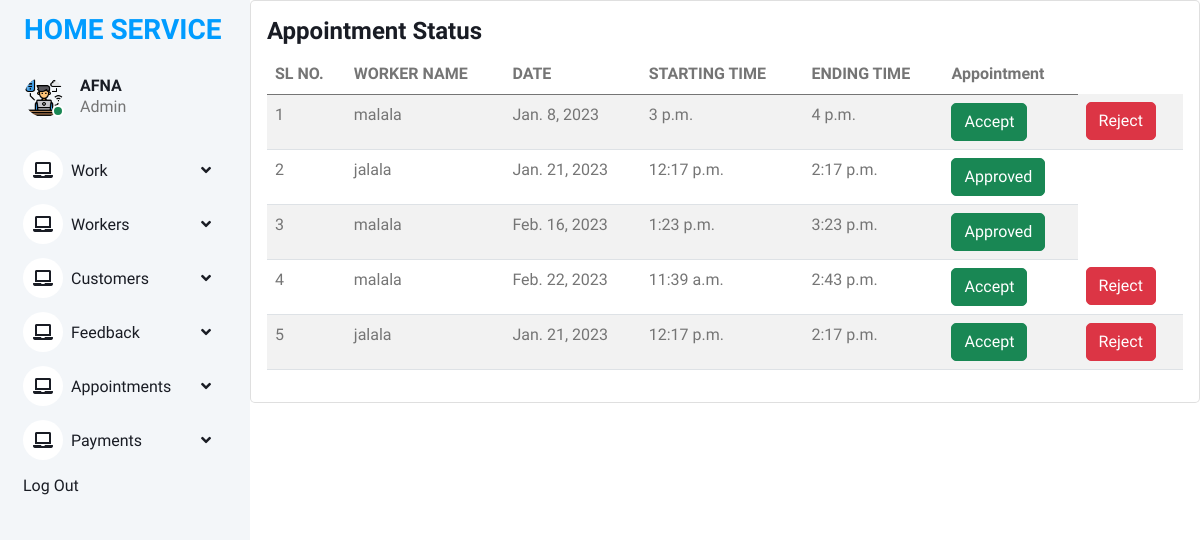
Page /admin_view_appointment (signed in) on the committed database.
### online_home_service_app/models.py (models this page shows)
class Take_Appointment(models.Model):
    user = models.ForeignKey(Register, on_delete=models.CASCADE)
    schedule = models.ForeignKey(Schedule, on_delete=models.CASCADE)
    status = models.IntegerField(default=0)

class Schedule(models.Model):
    worker = models.ForeignKey(Register1, on_delete=models.CASCADE)
    date = models.DateField()
    start_time = models.TimeField()
    end_time = models.TimeField()

class Register1(models.Model):
    user = models.ForeignKey(Login,on_delete=models.CASCADE)
    name = models.CharField(max_length=100)
    profile_pic = models.FileField(upload_to='profilepic/')
    address = models.CharField(max_length=100)
    mobile = models.CharField(max_length=10)
    email = models.EmailField()
    work_type = models.ForeignKey(work,on_delete=models.CASCADE)
    def __str__(self):
        return self.name

### online_home_service_app/views.py (the view)
# urls.py: path("admin_view_appointment", views.admin_view_appointment, name="admin_view_appointment"),
@login_required(login_url = 'logout')
def admin_view_appointment(request):
    a = Take_Appointment.objects.all()
    return render(request,"admin/admin_view_appointment.html",{"a":a})

### templates/admin/admin_view_appointment.html (shortened to what this page needs)
{% extends 'admin/admin base.html' %}
{% load crispy_forms_tags %}
{% block content %}
<div class="col-lg-18 grid-margin stretch-card">
              <div class="card">
                <div class="card-body">
                  <h4 class="card-title">Appointment Status</h4>
                  <div class="table-responsive">
                    <table class="table table-striped">
                      <thead>
                        <tr>
                          <th>SL NO.</th>
                          <th>WORKER NAME</th>
                          <th>DATE</th>
                          <th>STARTING TIME</th>
                          <th>ENDING TIME</th>
                          <th>Appointment</th>
                        </tr>
                      </thead>
                      <tbody>
                      {% for i in a %}
                        <tr>
                          <td>{{forloop.counter}}</td>
                          <td>{{ i.schedule.worker }}</td>
                          <td>{{ i.schedule.date }}</td>
                          <td>{{ i.schedule.start_time }}</td>
                          <td>{{ i.schedule.end_time }}</td>
                          <td>
                              {% if i.status == 0 %}
                            <a button type="button" class="btn btn-success" href="{% url 'approve_appointment' i.id %}">Accept</a></td>
                        <form action="{% url 'reject_appointment' i.id %}" method="post" style="disply:inline;"
                              onsubmit="window.mytest()">
                          <td><button class="btn btn-danger">Reject</button></td>
                        </form>
                        {% elif i.status == 1 %}
                        <button type="button" class="btn btn-success">Approved</button>
                         {% else %}
                        <button type="button" class="btn btn-danger">Rejected</button>
                              {% endif %}
                          </td>
                        </tr>
                      {% endfor %}
                      </tbody>
                    </table>
                  </div>
                </div>
              </div>
            </div>
{% endblock %}

### static/static1/assets2/css/style.css (style rules this page uses)
:root { --primary: #009CFF; --light: #F3F6F9; --dark: #191C24; }
.btn { transition: .5s; }

### rows in the picture
Take_Appointment: schedule.worker "malala", schedule "Jan. 8, 2023", schedule.start_time "3 p.m.", schedule.end_time "4 p.m."
Take_Appointment: schedule.worker "jalala", schedule "Jan. 21, 2023", schedule.start_time "12:17 p.m.", schedule.end_time "2:17 p.m.", status "Approved"
Take_Appointment: schedule.worker "malala", schedule "Feb. 16, 2023", schedule.start_time "1:23 p.m.", schedule.end_time "3:23 p.m.", status "Approved"
Take_Appointment: schedule.worker "malala", schedule "Feb. 22, 2023", schedule.start_time "11:39 a.m.", schedule.end_time "2:43 p.m."
Take_Appointment: schedule.worker "jalala", schedule "Jan. 21, 2023", schedule.start_time "12:17 p.m.", schedule.end_time "2:17 p.m."
